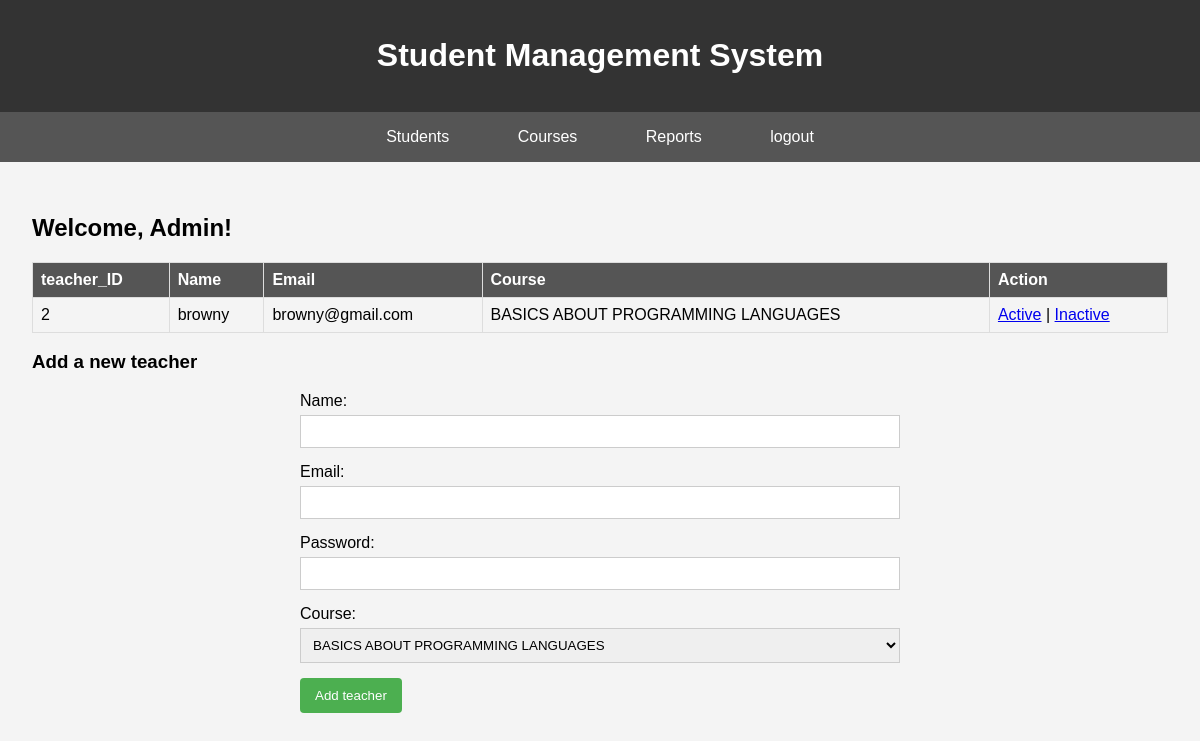
The app's page /dashboard/, older data.
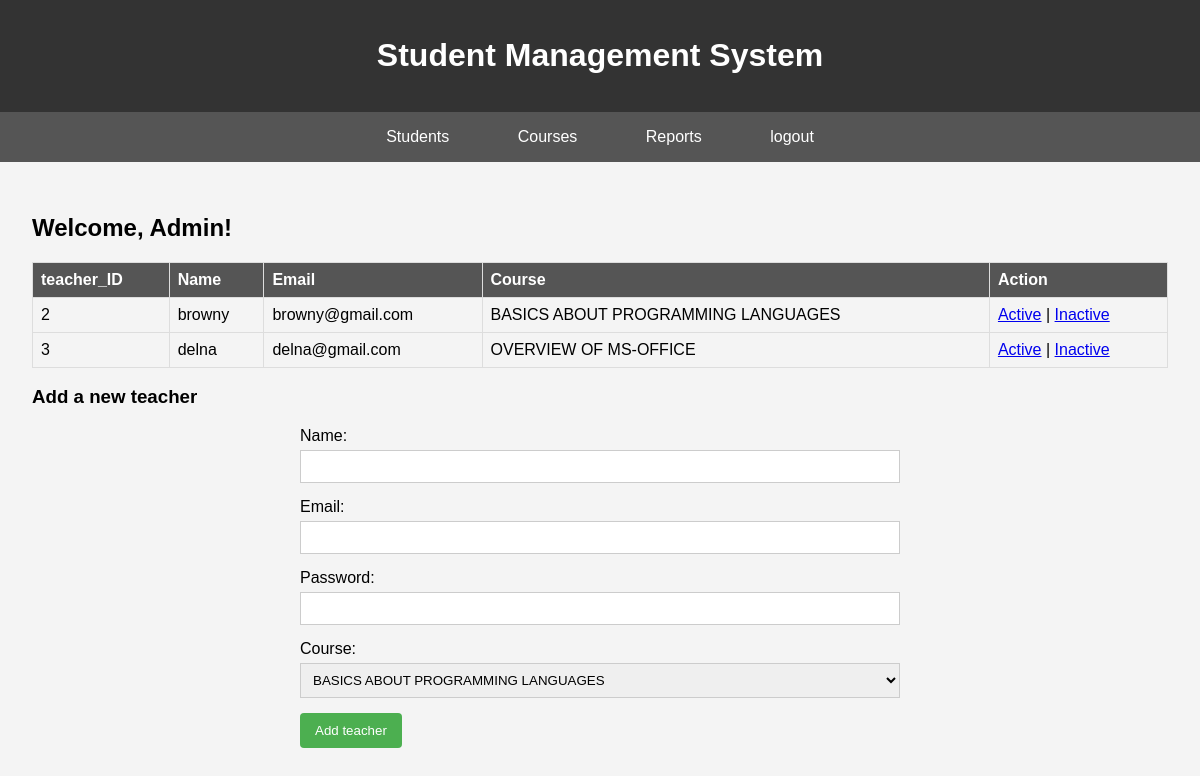
The same page, newer data.
### app1/models.py (models this page shows, shortened)
class Teacher(models.Model):
    name = models.CharField(max_length=255)
    email = models.EmailField(unique=True)
    password = models.CharField(max_length=255)
    course = models.CharField(max_length=255)

### app1/views.py (the view, shortened to what this page needs)
# urls.py: path('dashboard/', views.dashboard, name ='dashboard'),
def dashboard(request):
    teachers = Teacher.objects.all()
    return render(request, 'dashboard.html', {'teachers': teachers})

### templates/dashboard.html (shortened to what this page needs)
{% load static %}
<!DOCTYPE html>
<html lang="en">
<head>
</head>
<body>
    <header>
        <h1>Student Management System</h1>
    </header>
    <nav>
        <a href="{% url 'studentlist' %}">Students</a>
        <a href="{% url 'admincourse' %}">Courses</a>
        <a href="#">Reports</a>
        <a href="#">logout</a>
    </nav>
    <section>
        <h2>Welcome, Admin!</h2>
        <table>
            <thead>
                <tr>
                    <th>teacher_ID</th>
                    <th>Name</th>
                    <th>Email</th>
                    <th>Course</th>
                    <th>Action</th>
                </tr>
            </thead>
            <tbody>
                {% for teacher in teachers %}
                    <tr>
                        <td>{{ teacher.id }}</td>
                        <td>{{ teacher.name }}</td>
                        <td>{{ teacher.email }}</td>
                        <td>{{ teacher.course }}</td>
                        <td>
                            <a href="#">Active</a> |
                            <a href="#">Inactive</a>
                        </td>
                    </tr>
                {% endfor %}
            </tbody>
        </table>
        <h3>Add a new teacher</h3>
        <form method="POST" action="">
            <label for="name">Name:</label>
            <input type="text" id="name" name="name" required>
            <label for="email">Email:</label>
            <input type="email" id="email" name="email" required>
            <label for="password">Password:</label>
            <input type="password" id="password" name="password" required>
            <label for="course">Course:</label>
            <select id="course" name="course">
                <option value="BASICS ABOUT PROGRAMMING LANGUAGES">BASICS ABOUT PROGRAMMING LANGUAGES</option>
            </select>
            <input type="submit" value="Add teacher">
        </form>
    </section>
</body>
</html>

Row changes from the older to the newer data that the page shows:
added Teacher: id "3", name "delna", email "delna@gmail.com", course "OVERVIEW OF MS-OFFICE"
